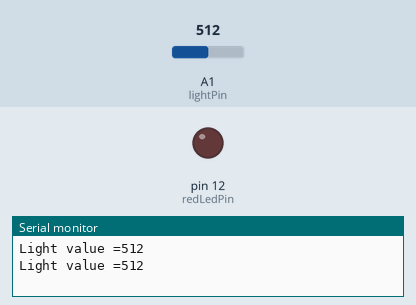
Simulated run of this sketch. Board: Arduino Uno, built with avr-gcc and run on an emulated ATmega328P. On the bench: output pins drawn as LEDs (lit = HIGH), the last lines printed to the serial monitor. Dashed ring = blinking. The test bench sets the inputs (shaded band); at power-on: A1 (lightPin) = 512.

Above: at 2.8 s.
2.9 s: A1 (lightPin) set to 0
At 3.4 s:
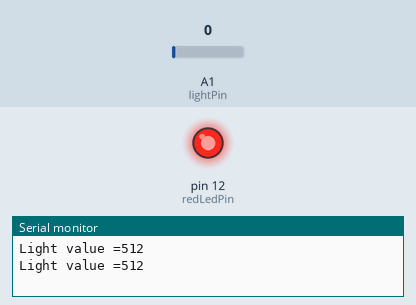
5.6 s: A1 (lightPin) set to 122
At 8.0 s:
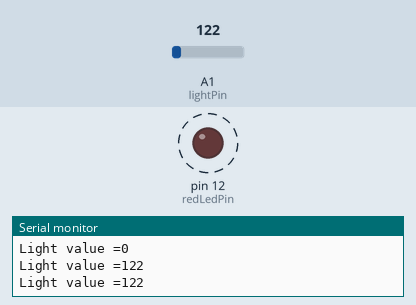
Timing chart, 0 to 17.6 s (numbered marks = the images above; inputs shaded):
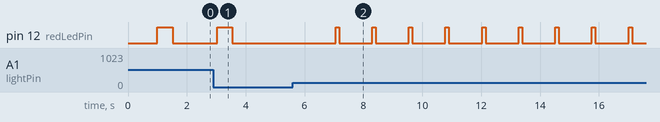

The sketch:

Lightsense.ino
```cpp
int lightPin = A1; //The light sensor is plugged into pin A1 of the Arduino.
int data = 0;      //This will store the data from the sensor.
int redLedPin = 12;
void setup() { //The Setup function runs once.
  Serial.begin(9600);
  pinMode(redLedPin, OUTPUT);
}

void loop() { //The loop function runs forever.
  data = analogRead(lightPin); //Read the value from the light sensor and store it in the lightData variable.
  map(data,0,1023,0,100);
  Serial.print("Light value =");
  Serial.println(data);  //Print the data to the serial port.
  delay(1000);           //Wait 1 second (1000mS) before running again.

  digitalWrite(redLedPin,HIGH);
  delay(data);
  digitalWrite(redLedPin, LOW);
  delay(data);
}
```

Measured:
- after the input at 2.9 s, pin 12 (redLedPin): goes on until 3.5 s, then stays LOW
- after the input at 5.6 s, pin 12 (redLedPin): alternates HIGH for 0.12 s and LOW for 1.1 s, starting after 1.5 s
